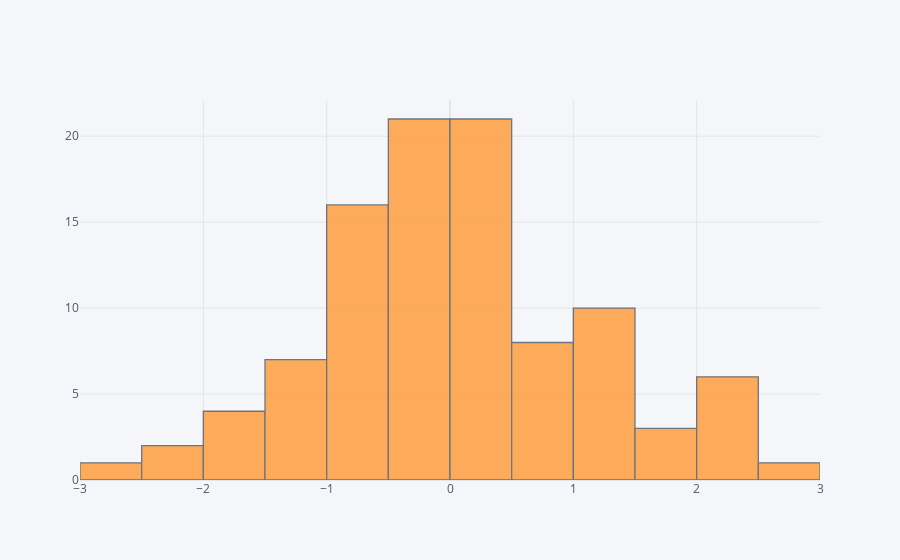

Source (notebook cell):
### Code cell
df['a'].iplot(kind='hist',bins=20)

### Figure 1 — Plotly figure (JSON) as saved in the notebook; plotly's stock layout.template omitted (floating-point values rounded to 4 significant figures)
{"data": [{"histfunc": "count", "histnorm": "", "marker": {"color": "rgba(255, 153, 51, 1.0)", "line": {"color": "#4D5663", "width": 1.3}}, "name": "a", "nbinsx": 20, "opacity": 0.8, "orientation": "v", "type": "histogram", "x": [-0.2939, 2.097, 0.6174, 0.2375, 1.474, -0.5386, -0.4532, 0.1217, 0.2043, 0.2224, -0.6875, 0.3596, 2.395, -1.621, 1.104, 0.08046, 0.6607, -0.2396, -0.1785, -1.384, -0.187, -0.02238, 0.2251, -0.08976, 1.569, -0.8888, 0.7571, 0.1887, 0.2011, -0.9377, 0.6751, -2.647, 0.3748, -0.901, -0.965, 0.9979, 1.145, -0.08123, -0.464, -0.328, -0.7053, -0.8404, -1.803, -0.4161, 1.745, 2.087, -0.3575, -1.397, -2.209, -0.0195, -0.4325, 0.3277, 1.395, -0.8707, 2.12, 0.3593, -1.864, -0.1835, 0.2026, -0.4735, -1.452, -2.115, 0.9131, -0.5495, -1.096, 1.445, 2.031, 0.5426, -0.4775, 1.331, 1.054, 1.613, -0.611, -0.3822, 0.06843, -0.8513, -0.4766, -0.589, 2.442, -0.6194, -1.222, -0.384, 1.29, 0.5971, 0.1929, -1.943, 2.532, -1.065, 1.422, 0.2182, -0.1747, 1.259, 0.4038, 0.4104, 0.01721, 0.05546, -0.8864, 0.1294, -0.6771, -1.16]}], "layout": {"barmode": "overlay", "legend": {"bgcolor": "#F5F6F9", "font": {"color": "#4D5663"}}, "paper_bgcolor": "#F5F6F9", "plot_bgcolor": "#F5F6F9", "title": {"font": {"color": "#4D5663"}}, "xaxis": {"gridcolor": "#E1E5ED", "showgrid": true, "tickfont": {"color": "#4D5663"}, "title": {"font": {"color": "#4D5663"}, "text": ""}, "zerolinecolor": "#E1E5ED"}, "yaxis": {"gridcolor": "#E1E5ED", "showgrid": true, "tickfont": {"color": "#4D5663"}, "title": {"font": {"color": "#4D5663"}, "text": ""}, "zerolinecolor": "#E1E5ED"}}}
